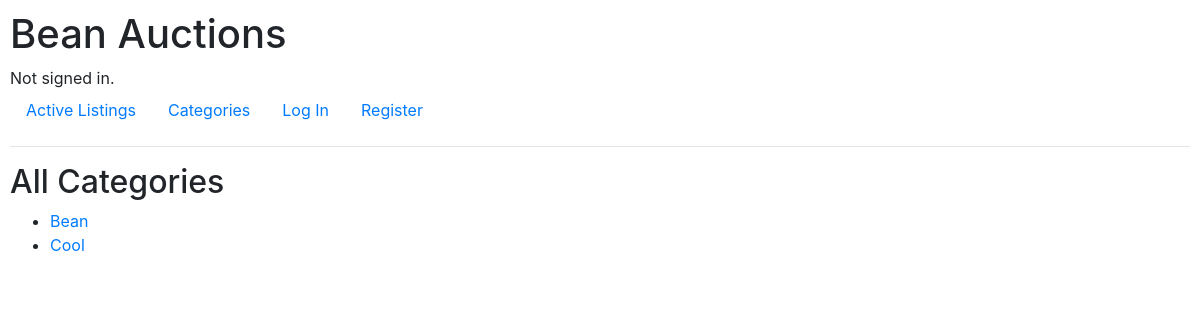
/categories, run on an earlier commit of the app's database.
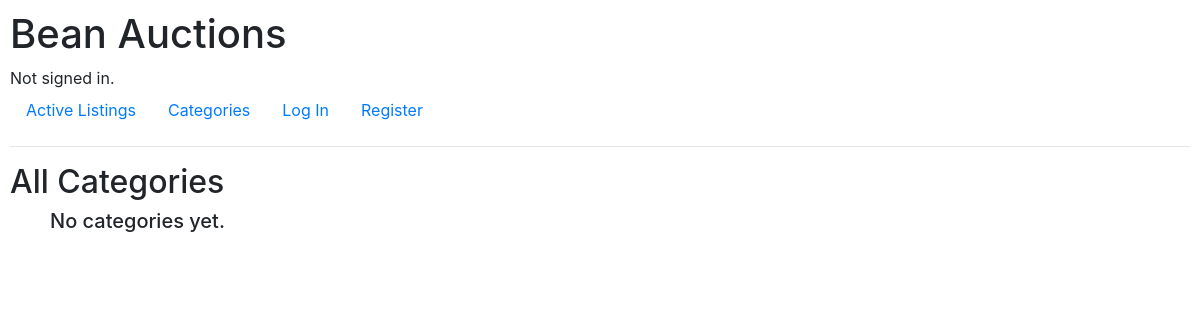
And on a later commit of the database.
### auctions/models.py (models this page shows, shortened)
class Listing(models.Model):
    active = models.BooleanField(default=True)
    bids = models.ForeignKey(Bid, on_delete=models.CASCADE, related_name="item", blank=True, null=True, default=None)
    datetime = models.DateTimeField(auto_now=True)
    description = models.CharField(max_length=2000)
    image_URL = models.URLField(blank=True)
    lister = models.ForeignKey(get_user_model(), on_delete=models.CASCADE, null=True, default=None)
    title = models.CharField(max_length=64)
    category = models.CharField(max_length=64, blank=True, null=True, default=None)

### auctions/views.py (the view)
# urls.py: path("categories", views.categories, name="categories"),
def categories(request):
    l = Listing.objects.all()
    categories = []
    for listing in l:
        categories.append(listing.category)
    categories=set(categories)
    return render(request, "auctions/categories.html", {
        'categories': categories
    })

### auctions/templates/auctions/categories.html
{% extends "auctions/layout.html" %}
{% block body %}
    <h2>All Categories</h2>
    <ul>
    {% for category in categories %}
    {% if category %}
    <li><a href="{% url 'c_listings' category %}">{{ category }}</a></li>
    {% endif %}
    {% empty %}
    <h5>No categories yet.</h5>
    {% endfor %}
    </ul>
{% endblock %}

### auctions/templates/auctions/layout.html (shortened to what this page needs)
{% load static %}
<!DOCTYPE html>
<html lang="en">
    <head>
        <link rel="stylesheet" href="https://stackpath.bootstrapcdn.com/bootstrap/4.4.1/css/bootstrap.min.css">
        <link href="{% static 'auctions/styles.css' %}" rel="stylesheet">
    </head>
    <body>
        <h1>Bean Auctions</h1>
        <div>
            {% if user.is_authenticated %}
                Signed in as <strong>{{ user.username }}</strong>.
            {% else %}
                Not signed in.
            {% endif %}
        </div>
        <ul class="nav">
            <li class="nav-item">
                <a class="nav-link" href="{% url 'index' %}">Active Listings</a>
            </li>
            <li class="nav-item">
                <a class="nav-link" href="{% url 'categories' %}">Categories</a>
            </li>
            {% if user.is_authenticated %}
                <li class="nav-item">
                    <a class="nav-link" href="{% url 'new_listing' %}">Create Listing</a>
                </li>
                <li class="nav-item">
                    <a class="nav-link" href="{% url 'watchlist' %}">Watchlist</a>
                </li>
                <li class="nav-item">
                    <a class="nav-link" href="{% url 'logout' %}">Log Out</a>
                </li>
            {% else %}
                <li class="nav-item">
                    <a class="nav-link" href="{% url 'login' %}">Log In</a>
                </li>
                <li class="nav-item">
                    <a class="nav-link" href="{% url 'register' %}">Register</a>
                </li>
            {% endif %}
        </ul>
        <hr>
        {% block body %}
        {% endblock %}
    </body>
</html>

### auctions/static/auctions/styles.css (style rules this page uses)
body { padding: 10px; }

What changed in the data, as far as the page shows it:
removed Listing: categories "Bean"
removed Listing: categories "Cool"
Also different on the page:
text now shown: "No categories yet."
